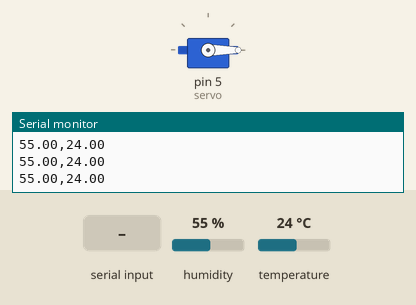
This sketch was run on a simulated Arduino Uno, built with avr-gcc and run on an emulated ATmega328P. Parts: servo, the last lines printed to the serial monitor. The inputs (shaded band) are chosen by the test bench; at power-on: humidity 55 %, temperature 24 °C.

Above: at 1.3 s.
1.4 s: "90\n" received over Serial
At 3.6 s:
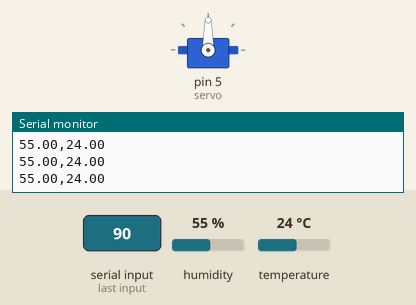
3.9 s: "30,150\n" received over Serial
At 5.7 s:
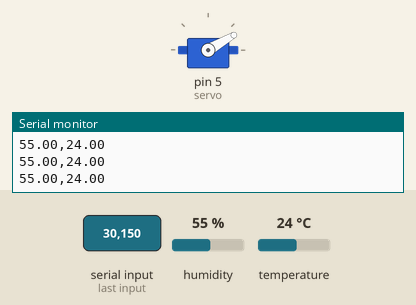
6.5 s: "200\n" received over Serial
At 8.8 s:
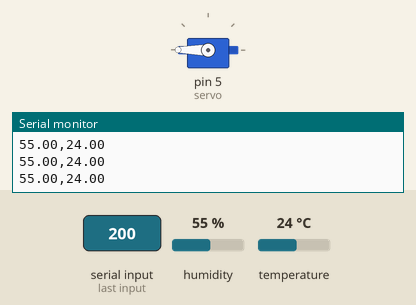
9.1 s: "90,45\n" received over Serial
At 10.5 s:
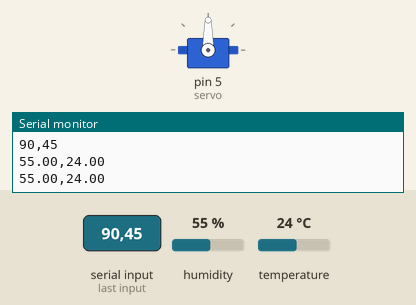
Timing chart, 0 to 12.1 s (numbered marks = the images above; inputs shaded):
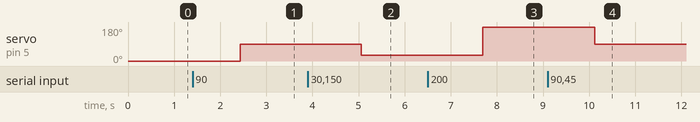

The sketch:

servo.ino
```cpp
#include <Servo.h>
#include "DHT.h"

const int DHTPIN = 2;
const int DHTTYPE = DHT11;

Servo servo;
DHT dht(DHTPIN, DHTTYPE);

void setup() {
  Serial.begin(9600);
  servo.attach(5);
  servo.write(0);
  dht.begin();
}

void loop() {
    float h = dht.readHumidity();
    float t = dht.readTemperature();
    Serial.print(h);
    Serial.print(",");
    Serial.println(t);
    delay(200);

    if (Serial.available() != 0){
       String data = Serial.readString();
       servo.write(data.toInt());
       Serial.println(data);
    }
}
```

Measured:
- after the input at 1.4 s, servo on pin 5 (servo): 0° → 90° after 1.0 s
- after the input at 3.9 s, servo on pin 5 (servo): 90° → 30° after 1.2 s
- after the input at 6.5 s, servo on pin 5 (servo): 30° → 180° after 1.2 s
- after the input at 9.1 s, servo on pin 5 (servo): 180° → 90° after 1.0 s
